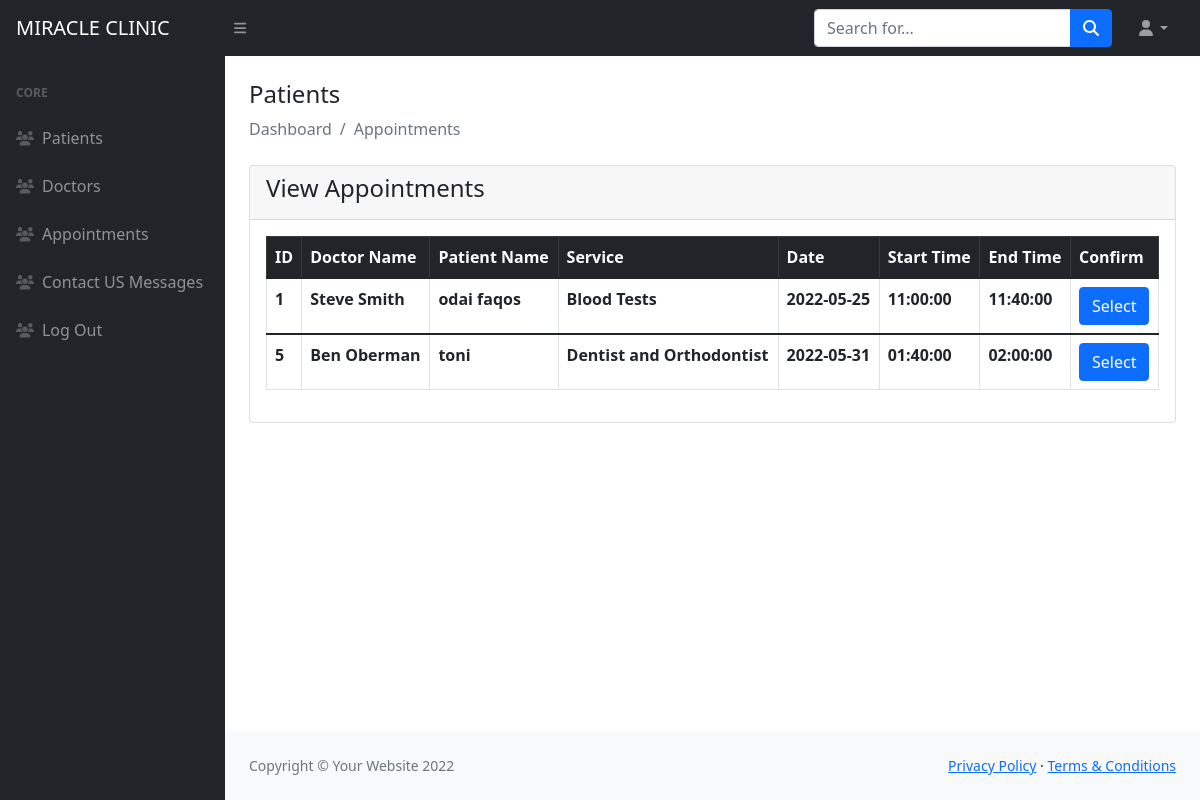
The page /admin/view-appointment.php on the database its author committed.
### tables this page shows
CREATE TABLE `appointment` (
  `ID` int(11) NOT NULL,
  `DID` int(11) NOT NULL,
  `AppDate` date NOT NULL,
  `DoctorName` text NOT NULL,
  `DepartmentName` text NOT NULL,
  `startAppoTime` time NOT NULL,
  `EndAppoTime` time NOT NULL,
  `State` text NOT NULL,
  `PatientName` text NOT NULL,
  `msg` text NOT NULL
);

### admin/view-appointment.php (the view, shortened to what this page needs)
<?php
include ('includes/header.php')
?>
<?php
@$db =new mysqli('localhost', 'clinic', '123456', 'clinic');
$query="SELECT * FROM appointment";
$res=$db->query($query);
?>
<div class="container-fluid px-4">
    <h4 class="mt-4">Patients</h4>
    <ol class="breadcrumb mb-4">
        <li class="breadcrumb-item active">Dashboard</li>
        <li class="breadcrumb-item active">Appointments</li>
    </ol>
    <div class="row">
        <div class="col-md-12">
            <div class="card">
                <div class="card-header">
                    <h4>View Appointments</h4>
                </div>
                <div class="card-body">
                    <table class="table table-bordered" style="background-color: white;">
                        <thead class="table-dark">
                        <tr>
                            <th>ID</th>
                            <th>Doctor Name</th>
                            <th>Patient Name</th>
                            <th>Service</th>
                            <th>Date</th>
                            <th>Start Time</th>
                            <th>End Time</th>
                            <th>Confirm</th>
                        </tr>
                        </thead>
                        <?php
                        if($res)
                        {
                            while($row=mysqli_fetch_array($res)){
                                ?>
                                <tbody>
                                <tr>
                                    <th><?php echo $row['ID'];?></th>
                                    <th><?php echo $row['DoctorName'];?></th>
                                    <th><?php echo $row['PatientName'];?></th>
                                    <th><?php echo $row['DepartmentName'];?></th>
                                    <th><?php echo $row['AppDate'];?></th>
                                    <th><?php echo $row['startAppoTime'];?></th>
                                    <th><?php echo $row['EndAppoTime'];?></th>
                                    <th>
                                        <form action="appo-edit.php" method="post" >
                                            <button type="submit" name="apppo_edit_data_btn" class="btn btn-primary"  >Select</button>
                                        </form>
                                    </th>
                                </tr>
                                </tbody>
                                <?php
                            }
                        }
                        else{
                            echo "No Record Found";
                        }
                        ?>
                    </table>
                </div>
            </div>
        </div>
    </div>
</div>
<?php
include ('includes/footer.php')
?>
<?php
include ('includes/scripts.php')
?>

### rows shown on the page
appointment: ID "1", DoctorName "Steve Smith", PatientName "odai faqos", DepartmentName "Blood Tests", AppDate "2022-05-25", startAppoTime "11:00:00", EndAppoTime "11:40:00"
appointment: ID "5", DoctorName "Ben Oberman", PatientName "toni", DepartmentName "Dentist and Orthodontist", AppDate "2022-05-31", startAppoTime "01:40:00", EndAppoTime "02:00:00"
